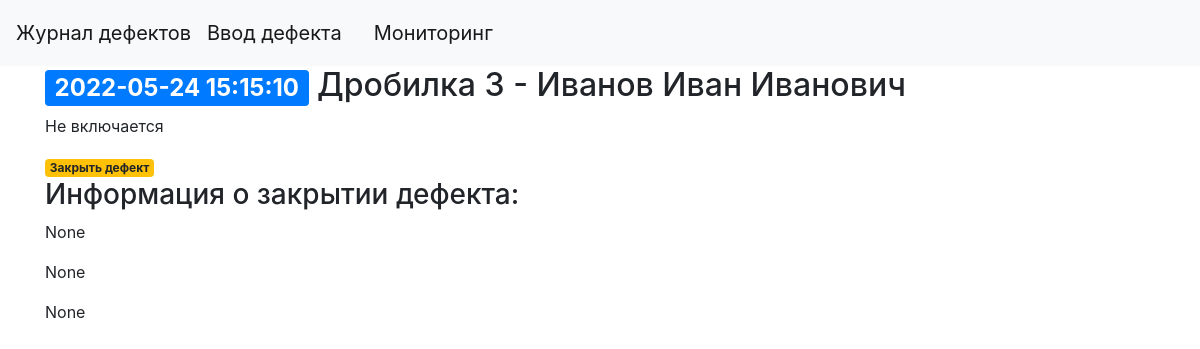
Page /3 on the committed database.
### tables this page shows
CREATE TABLE defects (
    id INTEGER PRIMARY KEY AUTOINCREMENT,
    time_start TIMESTAMP NOT NULL DEFAULT CURRENT_TIMESTAMP,
    number INTEGER NOT NULL,
    equipment TEXT NOT NULL,
    description TEXT NOT NULL,
    user_start TEXT NOT NULL,
    time_finish TIMESTAMP,
    fix_descr TEXT,
    repairman TEXT,
    created TIMESTAMP NOT NULL DEFAULT CURRENT_TIMESTAMP,
    fixed TIMESTAMP
);

### app.py (the view)
@app.route('/<int:defect_id>')
def defect(defect_id):
    defect = get_defect(defect_id)
    return render_template('defect.html', defect=defect)

### app.py (called while the page is built)
def get_db_connection():
    conn = sqlite3.connect('database.db')
    conn.row_factory = sqlite3.Row
    return conn

def get_defect(defect_id):
    conn = get_db_connection()
    defect = conn.execute('SELECT * FROM defects WHERE id = ?',
                        (defect_id,)).fetchone()
    conn.close()
    if defect is None:
        abort(404)
    return defect

### templates/defect.html
{% extends 'base.html' %}
{% block content %}
    <h2>{% block title %}  <span class="badge badge-primary">{{ defect['time_start'] }}</span>
        {{ defect['equipment'] }} {{ defect['number'] }} - {{ defect['user_start'] }} {% endblock %}</h2>
    <p>{{ defect['description'] }}</p>
        <a href="{{ url_for('edit', id=defect['id']) }}">
            <span class="badge badge-warning">Закрыть дефект</span>
        </a>
    <h3>Информация о закрытии дефекта:</h3>
    <p>{{ defect['time_finish'] }}</p>
    <p>{{ defect['fix_descr'] }}</p>
    <p>{{ defect['repairman'] }}</p>
{% endblock %}

### rows in the picture
defects: time_start "2022-05-24 15:15:10", equipment "Дробилка", number "3", user_start "Иванов Иван Иванович", description "Не включается"

### other values in the picture
{{ defect['time_finish'] }} "None"
{{ defect['fix_descr'] }} "None"
{{ defect['repairman'] }} "None"
